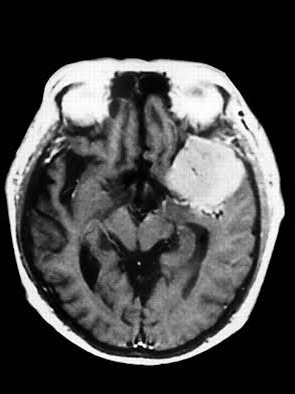
#> input picture t.jpg, 295 x 394 px, given in place of the camera
$ python canny_edge.py
#> lines starting #> are read from the running program, lines starting #| are printed output that depends on the picture; after the words box and inside, x2 and y2 are one past the last pixel; in counts of white or black regions, pixels touching at a corner belong together
import cv2
import numpy as np


# Set image Size from HORUS waterproof Camera
cap = cv2.VideoCapture(0)


# Inform if the camera is availabe
print("HORUS Camera is ready？ {}".format(cap.isOpened()))


#Set up the size of Video frame
cap.set(cv2.CAP_PROP_FRAME_WIDTH, 1920)
cap.set(cv2.CAP_PROP_FRAME_HEIGHT, 1080)


## Create windo to display the modified video
cv2.namedWindow('Canny-Edge',flags=cv2.WINDOW_NORMAL | cv2.WINDOW_KEEPRATIO | cv2.WINDOW_GUI_EXPANDED)


def nothing(x):
    pass


# Create the RGB bar on the mixed_video window
#Initialize the minVal
cv2.createTrackbar('minVal', 'Canny-Edge', 0, 255, nothing)
cv2.setTrackbarPos('minVal','Canny-Edge', 100)

#Initialize the maxVal
cv2.createTrackbar('maxVal', 'Canny-Edge', 0, 255, nothing)
cv2.setTrackbarPos('maxVal','Canny-Edge', 100)


while(True):

    ret, frame = cap.read()
#> frame is the input picture: shape (394, 295, 3); min 0, max 255, mean 70.5

    if not ret:
        break

    Gaussblur = cv2.GaussianBlur(frame,(5,5),0)
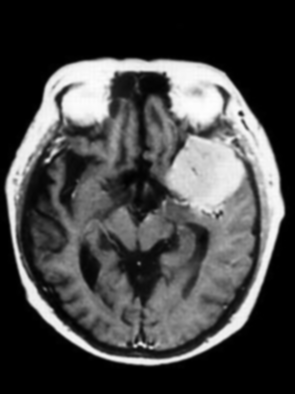
#> Gaussblur: shape (394, 295, 3); min 0, max 254, mean 70.5

    # Read the minVal and maxVal modified by User
    minVal = cv2.getTrackbarPos('minVal','Canny-Edge')
    maxVal = cv2.getTrackbarPos('maxVal','Canny-Edge')

    edges = cv2.Canny(Gaussblur, minVal, maxVal)
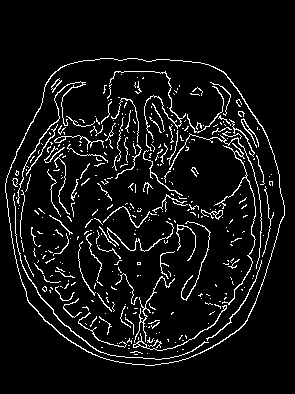
#> edges: shape (394, 295); 7% white in thin lines or dots, all inside (x1, y1, x2, y2) = (5, 58, 285, 366)
    edges_three_channel = cv2.cvtColor(edges, cv2.COLOR_GRAY2BGR)

    # display the original frame and modified frame together
    vis = np.concatenate((frame, edges_three_channel), axis=1)
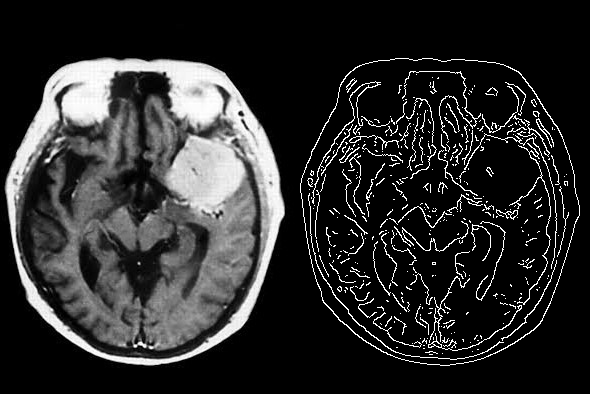
#> vis: shape (394, 590, 3); min 0, max 255, mean 44.2
    cv2.imshow("Canny-Edge", vis);


    if cv2.waitKey(1) & 0xFF == ord('q'):
#> (key q is pressed here)
        break


cap.release()
cv2.destroyAllWindows()
